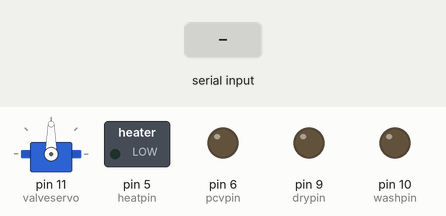
Recording of a sketch running on a simulated Arduino Uno, built with avr-gcc and run on an emulated ATmega328P. On the bench: servo, switched loads named in the sketch (green lamp = pin HIGH), output pins drawn as LEDs (lit = HIGH). The inputs (shaded band) are chosen by the test bench.

Above: at 1.2 s.
1.3 s: "washon\n" received over Serial
At 2.2 s:
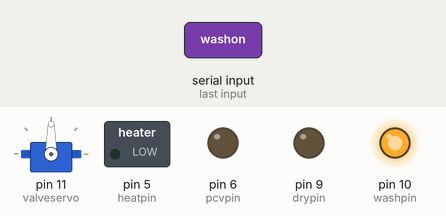
3.0 s: "dryon\n" received over Serial
At 4.3 s:
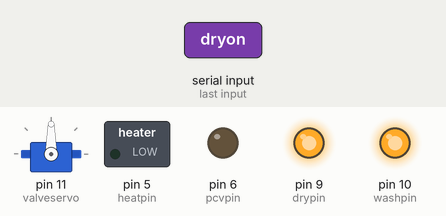
4.6 s: "washoff\n" received over Serial
At 5.6 s:
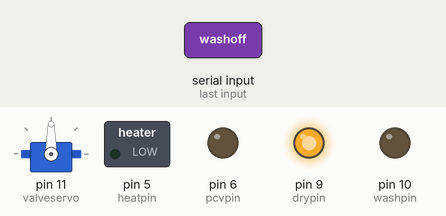
6.3 s: "turnon5v\n" received over Serial
At 7.7 s:
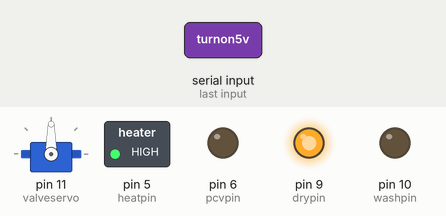
8.0 s: "dryoff\n" received over Serial
At 9.3 s:
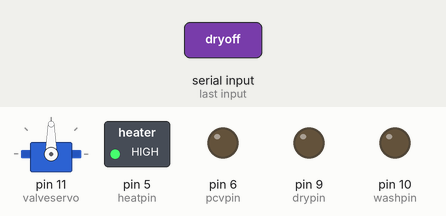
9.6 s: "turnoff5v\n" received over Serial
At 10.6 s:
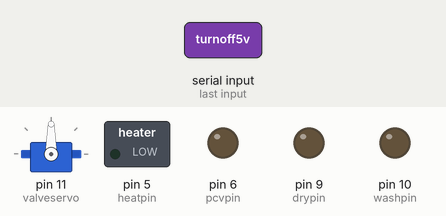
Timing chart, 0 to 12.3 s (numbered marks = the images above; inputs shaded):
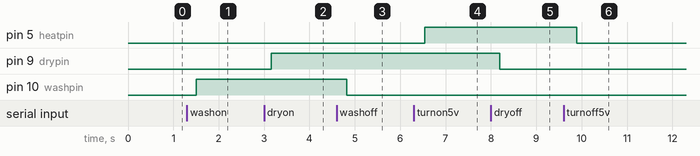

The sketch:

microfluidics_taidacent_noncontact_liquidlevel.ino
```cpp
#include <Servo.h>
Servo myservo;  // create servo object to control a servo

#include <Wire.h>
#include <SoftwareSerial.h>


const int sensorPin = A2;  // Sensor output connected to digital pin 2

#define THERMISTOR_PIN A0

int valveservo = 11;
int washpin = 10;
int drypin = 9;
int pcvpin = 6;
int heatpin = 5;
int turnon5vpin = 5;
int tempsensor = A0;
//int levelsensor = A1;
int washval = 255;
int dryval = 255;
int pcvval = 255;

String command;
float currpos;
int fillflag = 1;
int htcnt = 0;
int pumpdelayct = 0;
int pumpdelay = 0;
int pumponflag = 0;


void setup() {
  // put your setup code here, to run once:
  Serial.begin(115200);
  //myservo.attach(valveservo);
  myservo.attach(valveservo, 500, 2500);
  analogWrite(pcvpin, 0);
  analogWrite(washpin,0);
  analogWrite(drypin, 0);
  analogWrite(heatpin, 0);
  analogWrite(turnon5vpin, 0);

  pinMode(sensorPin, INPUT_PULLUP);
  //pinMode(pcvpin, OUTPUT);

  currpos = 0;
}

void loop() {

  if (fillflag == 0){

  if (digitalRead(sensorPin) == LOW) {  // Liquid detected
    analogWrite(pcvpin, pcvval);    // Turn on pump
  } else {
    analogWrite(pcvpin, 0);            // Turn off pump
  }

  }


 if(Serial.available())
 {
    char c = Serial.read();
    if (c== '\n')
    {
      currpos = parseCommand(command, currpos);
      command = "";
    }
    else
    {
      command +=c;
    }
 }
 delay(30);
}

float parseCommand(String com, int currpos)
{

  if(com.equalsIgnoreCase("washon")){
    analogWrite(washpin, washval);
    delay(100);
  }
  else if(com.equalsIgnoreCase("washoff")){
    analogWrite(washpin, 0);
    delay(100);
  }
  else if(com.equalsIgnoreCase("dryon")){
    analogWrite(drypin, dryval);
    delay(100);
  }
  else if(com.equalsIgnoreCase("dryoff")){
    analogWrite(drypin, 0);
    delay(100);
  }
  else if(com.equalsIgnoreCase("readpin")){
  Serial.println(digitalRead(sensorPin));
  }
  else if(com.equalsIgnoreCase("info")){
    Serial.println("wash_dry_pcv_electrocaloric_kill_stepper_valve");
  }
  else if(com.equalsIgnoreCase("turnon5v")){
    analogWrite(turnon5vpin, 255);
  }
  else if(com.equalsIgnoreCase("turnoff5v")){
    analogWrite(turnon5vpin, 0);
  }

  else if(com.equalsIgnoreCase("manpcv")){
    fillflag = 1;
    analogWrite(pcvpin, 0);
  }
  else if(com.equalsIgnoreCase("feedbackpcv")){
    fillflag = 0;
  }
  else if(com.equalsIgnoreCase("pcvon")){
    if (fillflag == 1){
     analogWrite(pcvpin, pcvval);
    }
  }
  else if(com.equalsIgnoreCase("pcvoff")){
    if (fillflag == 1){
     analogWrite(pcvpin, 0);
    }
  }
   else if (com.substring(0,10) == "setwashval") {
    washval = com.substring(11).toInt();
  }
   else if (com.substring(0,9) == "setdryval") {
    dryval = com.substring(10).toInt();
  }
   else if (com.substring(0,9) == "setpcvval") {
    pcvval = com.substring(10).toInt();
  }

  else if (com.substring(0,10) == "valveservo") {
    myservo.write(com.substring(com.indexOf("valveservo")+11).toInt());
  }
   return currpos;
}
```

Measured:
- after the input at 1.3 s, pin 10 (washpin): LOW → HIGH after 0.20 s
- after the input at 3.0 s, pin 9 (drypin): LOW → HIGH after 0.16 s
- after the input at 4.6 s, pin 10 (washpin): HIGH → LOW after 0.22 s
- after the input at 6.3 s, pin 5 (heatpin): LOW → HIGH after 0.25 s
- after the input at 8.0 s, pin 9 (drypin): HIGH → LOW after 0.20 s
- after the input at 9.6 s, pin 5 (heatpin): HIGH → LOW after 0.29 s
